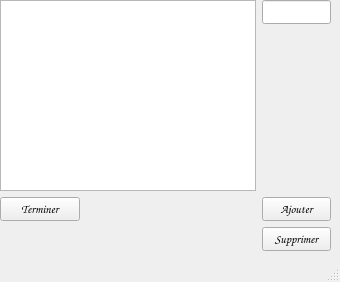
<?xml version="1.0" encoding="UTF-8"?>
<ui version="4.0">
 <class>MainWindow</class>
 <widget class="QMainWindow" name="MainWindow">
  <property name="geometry">
   <rect>
    <x>0</x>
    <y>0</y>
    <width>340</width>
    <height>282</height>
   </rect>
  </property>
  <property name="font">
   <font>
    <family>Comic Sans MS</family>
   </font>
  </property>
  <property name="windowTitle">
   <string>MainWindow</string>
  </property>
  <widget class="QWidget" name="centralwidget">
   <widget class="QWidget" name="formLayoutWidget">
    <property name="geometry">
     <rect>
      <x>0</x>
      <y>0</y>
      <width>331</width>
      <height>251</height>
     </rect>
    </property>
    <layout class="QFormLayout" name="formLayout">
     <item row="0" column="0">
      <widget class="QListWidget" name="task_list"/>
     </item>
     <item row="0" column="1">
      <widget class="QLineEdit" name="input_task"/>
     </item>
     <item row="3" column="0">
      <widget class="QPushButton" name="button_done">
       <property name="text">
        <string>Terminer</string>
       </property>
      </widget>
     </item>
     <item row="3" column="1">
      <widget class="QPushButton" name="button_add">
       <property name="font">
        <font>
         <family>Comic Sans MS</family>
        </font>
       </property>
       <property name="text">
        <string>Ajouter</string>
       </property>
      </widget>
     </item>
     <item row="4" column="1">
      <widget class="QPushButton" name="button_delete">
       <property name="font">
        <font>
         <family>Comic Sans MS</family>
        </font>
       </property>
       <property name="text">
        <string>Supprimer</string>
       </property>
      </widget>
     </item>
    </layout>
   </widget>
  </widget>
  <widget class="QMenuBar" name="menubar">
   <property name="geometry">
    <rect>
     <x>0</x>
     <y>0</y>
     <width>340</width>
     <height>18</height>
    </rect>
   </property>
  </widget>
  <widget class="QStatusBar" name="statusbar"/>
 </widget>
 <resources/>
 <connections/>
</ui>
